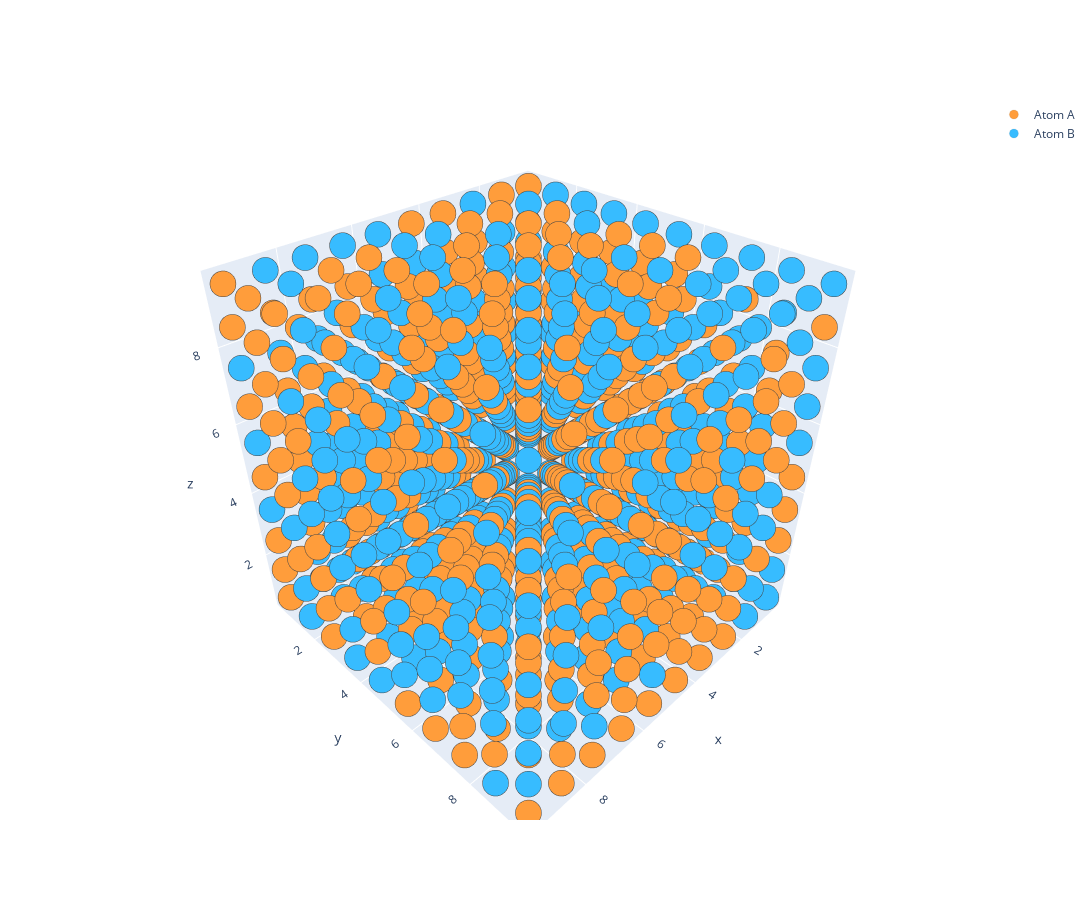

The notebook cell saved with this chart:
### Code cell
#visualization (just for personal practice)
fig = go.Figure()
fig.update_layout(height=900, width=1200)



def initialize_plot(lattice):
    type_a_x, type_a_y, type_a_z = np.where(lattice == 1)
    type_b_x, type_b_y, type_b_z = np.where(lattice == -1)
    fig.add_scatter3d(x=type_a_x + 0.5, y=type_a_y + 0.5, z=type_a_z + 0.5, mode='markers', marker_line_width=.1,
                           marker=dict(color='#FF9D3B', size=9), name='Atom A')
    fig.add_scatter3d(x=type_b_x + 0.5, y=type_b_y + 0.5, z=type_b_z +0.5, mode='markers', marker_line_width=.1,
                          marker=dict(color='#37BCFF', size=9), name='Atom B')
    
    
    
    
    #layout = go.Layout(margin = dict(l=0, r=0, b=0, t=0))
    #fig.add_trace(go.scatter3d(x=type_a_x + 0.5, y=type_a_y + 0.5, z=type_a_z + 0.5, mode='markers', marker_line_width=.1,
                           #marker=dict(color='#FF9D3B', size=9), name='Atom A')) #need to add something here so that it is 3d, I think??
    #fig.add_trace(go.scatter3d(x=type_b_x + 0.5, y=type_b_y + 0.5, z=type_b_z +0.5, mode='markers', marker_line_width=.1,
                          #marker=dict(color='#37BCFF', size=9), name='Atom B'))
    # fig.update_xaxes(range=[0, L], row=1, col=1)
    # fig.update_yaxes(range=[0, L], row=1, col=1)
    # fig.update_zaxes(range=[0, L], row=1, col=1)
    # energy_step_plot = go.Scatter(x=[], y=[], mode='lines+markers', name='Energy')
    # fig.add_trace(energy_step_plot, row=1, col=2)
    # fig.update_xaxes(title_text="Steps", row=1, col=2)
    # fig.update_yaxes(title_text="Energy (eV/atom)", row=1, col=2)
    # energy_time_plot = go.Scatter(x=[], y=[], mode='lines+markers', name='Energy')
    # fig.add_trace(energy_time_plot, row=2, col=2)
    # fig.update_xaxes(title_text="Time (s)", row=2, col=2)
    # fig.update_yaxes(title_text="Energy (eV/atom)", row=2, col=2)
    # sro_plot = go.Scatter(x=[], y=[], mode='lines+markers', name='SRO')
    # fig.add_trace(sro_plot, row=3, col=1)
    # fig.update_xaxes(title_text="Time (s)", row=3, col=1)
    # fig.update_yaxes(title_text="Warren-Cowley parameter", row=3, col=1)
    # msd_plot_a = go.Scatter(x=[], y=[], mode='lines+markers', name='MSD A')
    # msd_plot_b = go.Scatter(x=[], y=[], mode='lines+markers', name='MSD B')
    # fig.add_trace(msd_plot_a, row=3, col=2)
    # fig.add_trace(msd_plot_b, row=3, col=2)
    # fig.update_xaxes(title_text="Time (s)", row=3, col=2)
    # fig.update_yaxes(title_text="MSD", row=3, col=2)


def updater_plot(lattice, step_list, energy_list, time_list, sro_list,
                 msd_A_list, msd_B_list):
    type_a_x, type_a_y, type_a_z = np.where(lattice == 1)
    type_b_x, type_b_y, type_b_z = np.where(lattice == -1)
    
    with fig.batch_update():
        fig.data[0].x = type_a_x + 0.5
        fig.data[0].y = type_a_y + 0.5
        fig.data[0].z = type_a_z + 0.5
        fig.data[1].x = type_b_x + 0.5
        fig.data[1].y = type_b_y + 0.5
        fig.data[1].z = type_b_z + 0.5
        fig.data[2].x = step_list
        fig.data[2].y = energy_list
        fig.data[3].x = time_list
        fig.data[3].y = energy_list
        fig.data[4].x = time_list
        fig.data[4].y = sro_list
        fig.data[5].x = time_list
        fig.data[5].y = msd_A_list
        fig.data[6].x = time_list
        fig.data[6].y = msd_B_list

#Finally make the figure (maybe)
L = 10
MC = KMC_sim(L)
initialize_plot(MC.lattice)
display(fig)

### Figure 1 — Plotly figure (JSON) as saved in the notebook; plotly's stock layout.template omitted (floating-point values rounded to 4 significant figures; data arrays with more than 128 entries replaced by an {"elided": "..."} marker saying what was removed)
{"data": [{"marker": {"color": "#FF9D3B", "line": {"width": 0.1}, "size": 9}, "mode": "markers", "name": "Atom A", "type": "scatter3d", "x": {"elided": "500 float values"}, "y": {"elided": "500 float values"}, "z": {"elided": "500 float values"}}, {"marker": {"color": "#37BCFF", "line": {"width": 0.1}, "size": 9}, "mode": "markers", "name": "Atom B", "type": "scatter3d", "x": {"elided": "499 float values"}, "y": {"elided": "499 float values"}, "z": {"elided": "499 float values"}}], "layout": {"height": 900, "width": 1200}}
